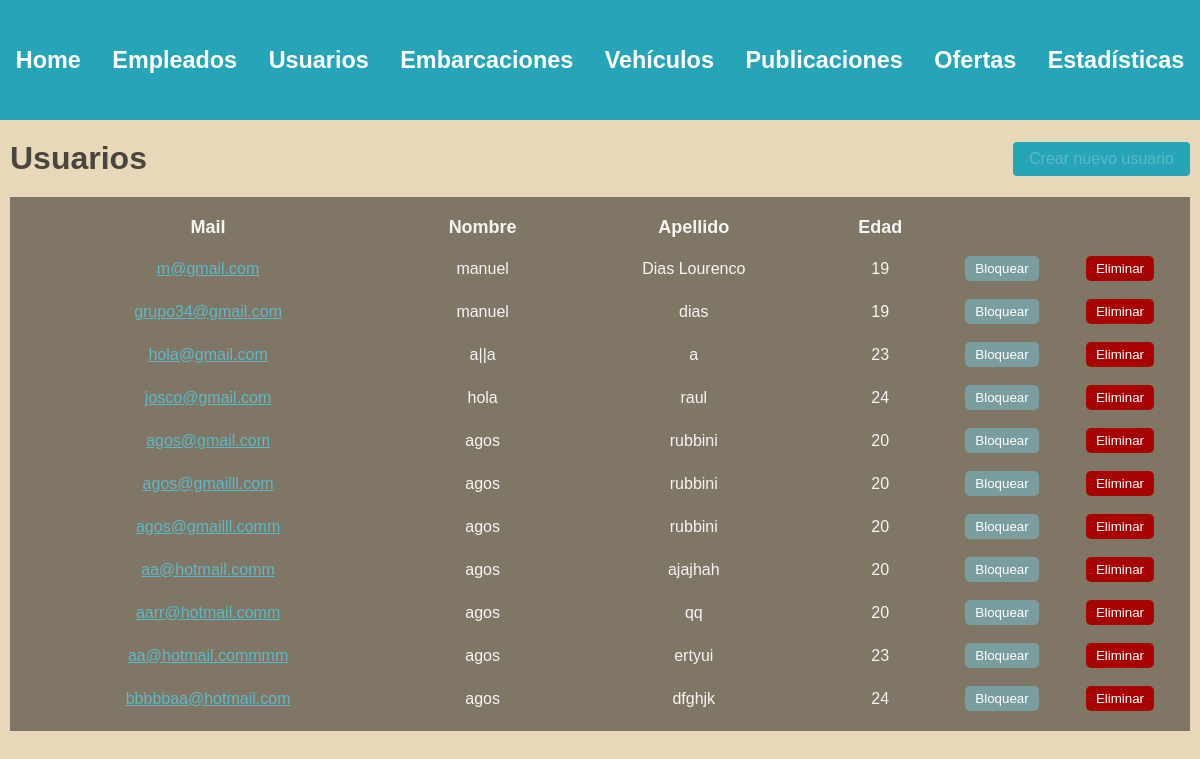
/administracion/usuarios/ (signed in), run on an earlier commit of the app's database.
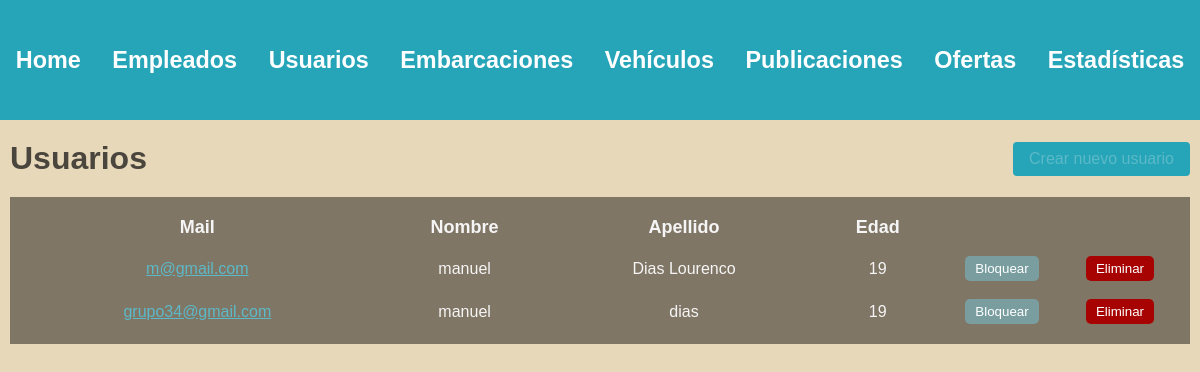
And on a later commit of the database.
### usuarios/models.py (models this page shows, shortened)
class Usuario(AbstractBaseUser, PermissionsMixin):
    nombre = models.CharField(max_length=50)
    apellido = models.CharField(max_length=50)
    fecha_nacimiento = models.DateField()
    telefono = models.CharField(max_length=13)
    mail = models.EmailField(max_length=50, unique=True)
    password = models.CharField(max_length=128)
    is_staff= models.BooleanField(default=False)
    is_blocked= models.BooleanField(default=False)
    USERNAME_FIELD = 'mail'
    REQUIRED_FIELDS = ['nombre', 'apellido', 'fecha_nacimiento', 'telefono']

### administrador/views.py (the view)
# urls.py: path('', include('usuarios.urls')),
@login_required(login_url=reverse_lazy('home'))
def usuarios(request):
    user = request.user
    if not user.is_superuser:
        return redirect('home')
    usuarios = Usuario.objects.filter(is_staff=False)
    for usuario in usuarios:
        usuario.edad = calcular_edad(usuario.fecha_nacimiento)
    return render(request, 'users.html', {
        'usuarios' : usuarios
    })

### administrador/backend.py (called while the page is built)
def calcular_edad(fecha_nacimiento):
    fecha_actual = datetime.now()
    edad = fecha_actual.year - fecha_nacimiento.year - ((fecha_actual.month, fecha_actual.day) < (fecha_nacimiento.month, fecha_nacimiento.day))
    return edad

### autenticacion/backend.py (called while the page is built)
    def get_user(self, user_id):
        UserModel = get_user_model()
        try:
            return UserModel.objects.get(pk=user_id)
        except UserModel.DoesNotExist:
            return None

### administrador/templates/users.html (shortened to what this page needs)
{% extends 'layouts/navbar.html' %}
{% block content %}
<div class="header">
    <h1>Usuarios</h1>
    <a href="#" class="btn btn-primary">Crear nuevo usuario</a>
</div>
{% if usuarios and not request.user.id == 62 %}
    <table>
        <thead>
            <tr>
                <th>Mail</th>
                <th>Nombre</th>
                <th>Apellido</th>
                <th>Edad</th>
                <th></th>
                <th></th>
            </tr>
        </thead>
        <tbody>
            {% for usuario in usuarios %}
                <tr>
                    <td>
                        <a href="#"> {{usuario.mail}} </a>
                    </td>
                    <td>{{usuario.nombre}}</td>
                    <td>{{usuario.apellido}}</td>
                    <td>{{usuario.edad}}</td>
                    <td>
                        {% if usuario.is_blocked %}
                            <form action="#" method="post">
                                {% csrf_token %}
                                <input type="hidden" name="usuario_id" value="{{ usuario.id }}">
                                <button type="submit" class="btn-block">Desbloquear</button>
                            </form>
                        {% else %}
                            <form action="{% url 'bloquear usuario' %}" method="post">
                                <button type="submit" class="btn-block">Bloquear</button>
                            </form>
                        {% endif %}
                    </td>
                    <td>
                        <button class="btn-delete">Eliminar</button>
                    </td>
                </tr>
            {% endfor %}
        </tbody>
    </table>
{% else %}
    <h3>No existen usuarios en la plataforma.</h3>
{% endif %}
{% endblock %}

What changed in the data, as far as the page shows it:
removed Usuario: mail "hola@gmail.com", nombre "a||a", apellido "a", edad "23"
removed Usuario: mail "josco@gmail.com", nombre "hola", apellido "raul", edad "24"
removed Usuario: mail "agos@gmail.com", nombre "agos", apellido "rubbini", edad "20"
removed Usuario: mail "agos@gmailll.com", nombre "agos", apellido "rubbini", edad "20"
removed Usuario: mail "agos@gmailll.comm", nombre "agos", apellido "rubbini", edad "20"
removed Usuario: mail "aa@hotmail.comm", nombre "agos", apellido "ajajhah", edad "20"
removed Usuario: mail "aarr@hotmail.comm", nombre "agos", apellido "qq", edad "20"
removed Usuario: mail "aa@hotmail.commmm", nombre "agos", apellido "ertyui", edad "23"
removed Usuario: mail "bbbbbaa@hotmail.com", nombre "agos", apellido "dfghjk", edad "24"
